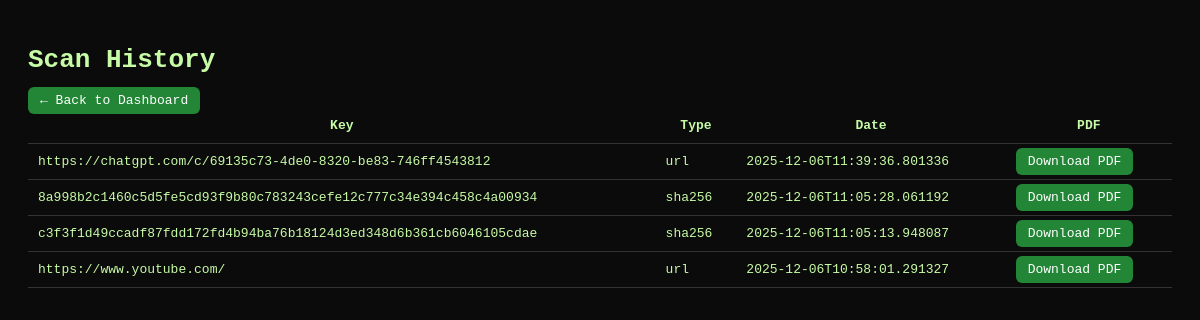
Before: /history with the older database file.
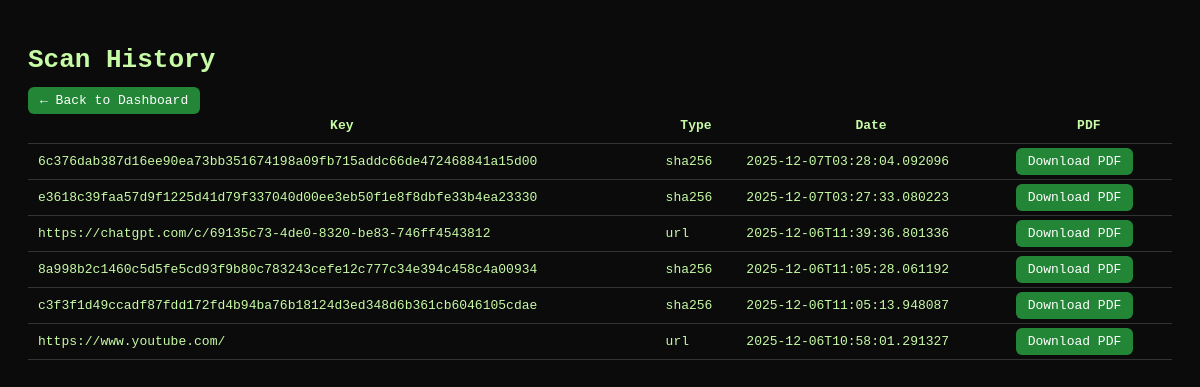
After: the same page with the newer database file.
### tables this page shows
CREATE TABLE scan_history (
        key TEXT PRIMARY KEY,        -- sha256 or URL
        key_type TEXT,               -- 'sha256' or 'url'
        result_json TEXT,
        last_scanned TEXT
    );

### app.py (the view)
@app.route("/history")
def view_history():
    rows = history_db.list_all(limit=200)
    parsed = []
    for key, key_type, result_json, last_scanned in rows:
        try:
            result_obj = json.loads(result_json)
        except Exception:
            result_obj = {}
        parsed.append({
            "key": key,
            "type": key_type,
            "result": result_obj,
            "date": last_scanned
        })
    return render_template("history.html", items=parsed)

### history_db.py (called while the page is built)
def list_all(limit=200):
    conn = sqlite3.connect(DB_FILE)
    cur = conn.cursor()
    cur.execute("SELECT key, key_type, result_json, last_scanned FROM scan_history ORDER BY last_scanned DESC LIMIT ?", (limit,))
    rows = cur.fetchall()
    conn.close()
    return rows

### templates/history.html (shortened to what this page needs)
<!DOCTYPE html>
<html>
<head>
</head>
<body>
<h1>Scan History</h1>
<a href="/" class="btn">← Back to Dashboard</a>
<table>
<thead>
<tr>
    <th>Key</th>
    <th>Type</th>
    <th>Date</th>
    <th>PDF</th>
</tr>
</thead>
<tbody>
{% for item in items %}
<tr>
    <td>{{ item.key }}</td>
    <td>{{ item.type }}</td>
    <td>{{ item.date }}</td>
    <td><a class="btn" href="/download_pdf/{{ item.key }}">Download PDF</a></td>
</tr>
{% endfor %}
</tbody>
</table>
</body>
</html>

### templates/history.html (style rules this page uses)
body { background:#0b0b0b; color:#c7fba5; font-family: monospace; padding:20px; }
table { width: 100%; border-collapse: collapse; }
th, td { padding: 10px; border-bottom: 1px solid #333; }
a.btn { padding:6px 12px; background:#238636; color:white; border-radius:6px; text-decoration:none; }

Changed rows visible on the page:
added scan_history: key "6c376dab387d16ee90ea73bb351674198a09fb715addc66de472468841a15d00", type "sha256", date "2025-12-07T03:28:04.092096"
added scan_history: key "e3618c39faa57d9f1225d41d79f337040d00ee3eb50f1e8f8dbfe33b4ea23330", type "sha256", date "2025-12-07T03:27:33.080223"
